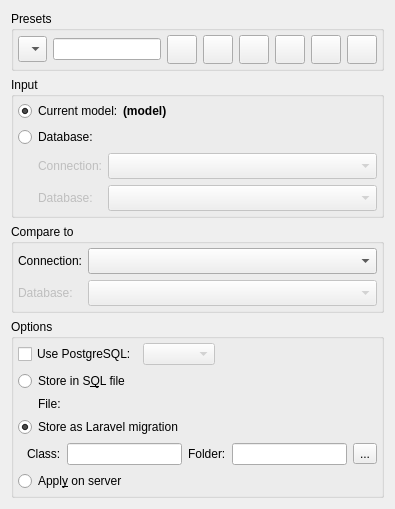
            <widget class="QWidget" name="layoutWidget">
             <layout class="QVBoxLayout" name="verticalLayout_6">
              <property name="spacing">
               <number>6</number>
              </property>
              <item>
               <widget class="QGroupBox" name="presets_gb">
                <property name="sizePolicy">
                 <sizepolicy hsizetype="Expanding" vsizetype="Preferred">
                  <horstretch>0</horstretch>
                  <verstretch>0</verstretch>
                 </sizepolicy>
                </property>
                <property name="minimumSize">
                 <size>
                  <width>0</width>
                  <height>0</height>
                 </size>
                </property>
                <property name="title">
                 <string>Presets</string>
                </property>
                <property name="flat">
                 <bool>false</bool>
                </property>
                <property name="checkable">
                 <bool>false</bool>
                </property>
                <layout class="QVBoxLayout" name="verticalLayout_8">
                 <property name="leftMargin">
                  <number>4</number>
                 </property>
                 <property name="topMargin">
                  <number>4</number>
                 </property>
                 <property name="rightMargin">
                  <number>4</number>
                 </property>
                 <property name="bottomMargin">
                  <number>4</number>
                 </property>
                 <item>
                  <layout class="QHBoxLayout" name="horizontalLayout_6">
                   <property name="spacing">
                    <number>6</number>
                   </property>
                   <item>
                    <widget class="QComboBox" name="presets_cmb">
                     <property name="sizePolicy">
                      <sizepolicy hsizetype="Preferred" vsizetype="Fixed">
                       <horstretch>0</horstretch>
                       <verstretch>0</verstretch>
                      </sizepolicy>
                     </property>
                     <property name="insertPolicy">
                      <enum>QComboBox::InsertAtBottom</enum>
                     </property>
                     <property name="sizeAdjustPolicy">
                      <enum>QComboBox::AdjustToMinimumContentsLengthWithIcon</enum>
                     </property>
                     <property name="iconSize">
                      <size>
                       <width>18</width>
                       <height>18</height>
                      </size>
                     </property>
                    </widget>
                   </item>
                   <item>
                    <widget class="QLineEdit" name="preset_name_edt"/>
                   </item>
                   <item>
                    <widget class="QToolButton" name="new_preset_tb">
                     <property name="enabled">
                      <bool>true</bool>
                     </property>
                     <property name="toolTip">
                      <string>Add new preset</string>
                     </property>
                     <property name="text">
                      <string/>
                     </property>
                     <property name="icon">
                      <iconset resource="../res/resources.qrc">
                       <normaloff>:/icones/icones/novo.png</normaloff>:/icones/icones/novo.png</iconset>
                     </property>
                     <property name="iconSize">
                      <size>
                       <width>22</width>
                       <height>22</height>
                      </size>
                     </property>
                     <property name="shortcut">
                      <string>Ins</string>
                     </property>
                    </widget>
                   </item>
                   <item>
                    <widget class="QToolButton" name="edit_preset_tb">
                     <property name="enabled">
                      <bool>true</bool>
                     </property>
                     <property name="toolTip">
                      <string>Edit preset name</string>
                     </property>
                     <property name="text">
                      <string/>
                     </property>
                     <property name="icon">
                      <iconset resource="../res/resources.qrc">
                       <normaloff>:/icones/icones/editar.png</normaloff>:/icones/icones/editar.png</iconset>
                     </property>
                     <property name="iconSize">
                      <size>
                       <width>22</width>
                       <height>22</height>
                      </size>
                     </property>
                     <property name="shortcut">
                      <string>Ctrl+E</string>
                     </property>
                    </widget>
                   </item>
                   <item>
                    <widget class="QToolButton" name="save_preset_tb">
                     <property name="enabled">
                      <bool>true</bool>
                     </property>
                     <property name="toolTip">
                      <string>Save preset</string>
                     </property>
                     <property name="text">
                      <string/>
                     </property>
                     <property name="icon">
                      <iconset resource="../res/resources.qrc">
                       <normaloff>:/icones/icones/salvar.png</normaloff>:/icones/icones/salvar.png</iconset>
                     </property>
                     <property name="iconSize">
                      <size>
                       <width>22</width>
                       <height>22</height>
                      </size>
                     </property>
                     <property name="shortcut">
                      <string>Ctrl+S</string>
                     </property>
                    </widget>
                   </item>
                   <item>
                    <widget class="QToolButton" name="cancel_preset_edit_tb">
                     <property name="enabled">
                      <bool>true</bool>
                     </property>
                     <property name="toolTip">
                      <string>Cancel operation on the preset</string>
                     </property>
                     <property name="text">
                      <string/>
                     </property>
                     <property name="icon">
                      <iconset resource="../res/resources.qrc">
                       <normaloff>:/icones/icones/fechar1.png</normaloff>:/icones/icones/fechar1.png</iconset>
                     </property>
                     <property name="iconSize">
                      <size>
                       <width>22</width>
                       <height>22</height>
                      </size>
                     </property>
                     <property name="shortcut">
                      <string>Esc</string>
                     </property>
                    </widget>
                   </item>
                   <item>
                    <widget class="QToolButton" name="remove_preset_tb">
                     <property name="enabled">
                      <bool>true</bool>
                     </property>
                     <property name="toolTip">
                      <string>Delete the selected preset</string>
                     </property>
                     <property name="text">
                      <string/>
                     </property>
                     <property name="icon">
                      <iconset resource="../res/resources.qrc">
                       <normaloff>:/icones/icones/excluir.png</normaloff>:/icones/icones/excluir.png</iconset>
                     </property>
                     <property name="iconSize">
                      <size>
                       <width>22</width>
                       <height>22</height>
                      </size>
                     </property>
                     <property name="shortcut">
                      <string>Del</string>
                     </property>
                    </widget>
                   </item>
                   <item>
                    <widget class="QToolButton" name="default_presets_tb">
                     <property name="enabled">
                      <bool>true</bool>
                     </property>
                     <property name="toolTip">
                      <string>Restore the default presets</string>
                     </property>
                     <property name="text">
                      <string/>
                     </property>
                     <property name="icon">
                      <iconset resource="../res/resources.qrc">
                       <normaloff>:/icones/icones/atualizar.png</normaloff>:/icones/icones/atualizar.png</iconset>
                     </property>
                     <property name="iconSize">
                      <size>
                       <width>22</width>
                       <height>22</height>
                      </size>
                     </property>
                     <property name="shortcut">
                      <string>Ctrl+R</string>
                     </property>
                    </widget>
                   </item>
                  </layout>
                 </item>
                </layout>
               </widget>
              </item>
              <item>
               <widget class="QGroupBox" name="groupBox_2">
                <property name="sizePolicy">
                 <sizepolicy hsizetype="Expanding" vsizetype="Preferred">
                  <horstretch>0</horstretch>
                  <verstretch>0</verstretch>
                 </sizepolicy>
                </property>
                <property name="minimumSize">
                 <size>
                  <width>0</width>
                  <height>0</height>
                 </size>
                </property>
                <property name="title">
                 <string>Input</string>
                </property>
                <property name="flat">
                 <bool>false</bool>
                </property>
                <property name="checkable">
                 <bool>false</bool>
                </property>
                <layout class="QVBoxLayout" name="verticalLayout_7">
                 <property name="leftMargin">
                  <number>4</number>
                 </property>
                 <property name="topMargin">
                  <number>4</number>
                 </property>
                 <property name="rightMargin">
                  <number>4</number>
                 </property>
                 <property name="bottomMargin">
                  <number>4</number>
                 </property>
                 <item>
                  <layout class="QHBoxLayout" name="horizontalLayout_3">
                   <property name="spacing">
                    <number>0</number>
                   </property>
                   <item>
                    <widget class="QRadioButton" name="src_model_rb">
                     <property name="sizePolicy">
                      <sizepolicy hsizetype="Preferred" vsizetype="Fixed">
                       <horstretch>0</horstretch>
                       <verstretch>0</verstretch>
                      </sizepolicy>
                     </property>
                     <property name="text">
                      <string>Current model:</string>
                     </property>
                     <property name="checked">
                      <bool>true</bool>
                     </property>
                    </widget>
                   </item>
                   <item>
                    <widget class="QLabel" name="src_model_name_lbl">
                     <property name="sizePolicy">
                      <sizepolicy hsizetype="Expanding" vsizetype="Preferred">
                       <horstretch>0</horstretch>
                       <verstretch>0</verstretch>
                      </sizepolicy>
                     </property>
                     <property name="font">
                      <font>
                       <weight>75</weight>
                       <italic>false</italic>
                       <bold>true</bold>
                      </font>
                     </property>
                     <property name="text">
                      <string>(model)</string>
                     </property>
                     <property name="textInteractionFlags">
                      <set>Qt::TextSelectableByKeyboard|Qt::TextSelectableByMouse</set>
                     </property>
                    </widget>
                   </item>
                  </layout>
                 </item>
                 <item>
                  <widget class="QRadioButton" name="src_database_rb">
                   <property name="minimumSize">
                    <size>
                     <width>0</width>
                     <height>0</height>
                    </size>
                   </property>
                   <property name="text">
                    <string>Database:</string>
                   </property>
                  </widget>
                 </item>
                 <item>
                  <widget class="QWidget" name="src_database_wgt" native="true">
                   <property name="enabled">
                    <bool>false</bool>
                   </property>
                   <property name="minimumSize">
                    <size>
                     <width>50</width>
                     <height>30</height>
                    </size>
                   </property>
                   <layout class="QGridLayout" name="gridLayout_13">
                    <property name="leftMargin">
                     <number>20</number>
                    </property>
                    <property name="topMargin">
                     <number>0</number>
                    </property>
                    <property name="rightMargin">
                     <number>0</number>
                    </property>
                    <property name="bottomMargin">
                     <number>0</number>
                    </property>
                    <item row="0" column="0">
                     <widget class="QLabel" name="src_connection_lbl">
                      <property name="enabled">
                       <bool>false</bool>
                      </property>
                      <property name="text">
                       <string>Connection:</string>
                      </property>
                     </widget>
                    </item>
                    <item row="0" column="1">
                     <widget class="QComboBox" name="src_connections_cmb">
                      <property name="enabled">
                       <bool>false</bool>
                      </property>
                      <property name="sizePolicy">
                       <sizepolicy hsizetype="Expanding" vsizetype="Fixed">
                        <horstretch>0</horstretch>
                        <verstretch>0</verstretch>
                       </sizepolicy>
                      </property>
                      <property name="sizeAdjustPolicy">
                       <enum>QComboBox::AdjustToMinimumContentsLengthWithIcon</enum>
                      </property>
                      <property name="iconSize">
                       <size>
                        <width>18</width>
                        <height>18</height>
                       </size>
                      </property>
                     </widget>
                    </item>
                    <item row="1" column="0">
                     <widget class="QLabel" name="src_database_lbl">
                      <property name="enabled">
                       <bool>false</bool>
                      </property>
                      <property name="sizePolicy">
                       <sizepolicy hsizetype="Minimum" vsizetype="Preferred">
                        <horstretch>0</horstretch>
                        <verstretch>0</verstretch>
                       </sizepolicy>
                      </property>
                      <property name="text">
                       <string>Database:</string>
                      </property>
                      <property name="indent">
                       <number>-1</number>
                      </property>
                     </widget>
                    </item>
                    <item row="1" column="1">
                     <widget class="QComboBox" name="src_database_cmb">
                      <property name="enabled">
                       <bool>false</bool>
                      </property>
                      <property name="sizePolicy">
                       <sizepolicy hsizetype="Expanding" vsizetype="Fixed">
                        <horstretch>0</horstretch>
                        <verstretch>0</verstretch>
                       </sizepolicy>
                      </property>
                      <property name="sizeAdjustPolicy">
                       <enum>QComboBox::AdjustToMinimumContentsLengthWithIcon</enum>
                      </property>
                      <property name="iconSize">
                       <size>
                        <width>18</width>
                        <height>18</height>
                       </size>
                      </property>
                     </widget>
                    </item>
                   </layout>
                  </widget>
                 </item>
                </layout>
               </widget>
              </item>
              <item>
               <widget class="QGroupBox" name="groupBox">
                <property name="sizePolicy">
                 <sizepolicy hsizetype="Expanding" vsizetype="Preferred">
                  <horstretch>0</horstretch>
                  <verstretch>0</verstretch>
                 </sizepolicy>
                </property>
                <property name="minimumSize">
                 <size>
                  <width>0</width>
                  <height>0</height>
                 </size>
                </property>
                <property name="title">
                 <string>Compare to</string>
                </property>
                <layout class="QGridLayout" name="gridLayout_11">
                 <property name="leftMargin">
                  <number>4</number>
                 </property>
                 <property name="topMargin">
                  <number>4</number>
                 </property>
                 <property name="rightMargin">
                  <number>4</number>
                 </property>
                 <property name="bottomMargin">
                  <number>4</number>
                 </property>
                 <property name="horizontalSpacing">
                  <number>6</number>
                 </property>
                 <item row="0" column="0">
                  <widget class="QLabel" name="connection_lbl">
                   <property name="text">
                    <string>Connection:</string>
                   </property>
                  </widget>
                 </item>
                 <item row="0" column="1">
                  <widget class="QComboBox" name="connections_cmb">
                   <property name="sizePolicy">
                    <sizepolicy hsizetype="Expanding" vsizetype="Fixed">
                     <horstretch>0</horstretch>
                     <verstretch>0</verstretch>
                    </sizepolicy>
                   </property>
                   <property name="sizeAdjustPolicy">
                    <enum>QComboBox::AdjustToMinimumContentsLengthWithIcon</enum>
                   </property>
                   <property name="iconSize">
                    <size>
                     <width>18</width>
                     <height>18</height>
                    </size>
                   </property>
                  </widget>
                 </item>
                 <item row="1" column="0">
                  <widget class="QLabel" name="database_lbl">
                   <property name="enabled">
                    <bool>false</bool>
                   </property>
                   <property name="sizePolicy">
                    <sizepolicy hsizetype="Minimum" vsizetype="Preferred">
                     <horstretch>0</horstretch>
                     <verstretch>0</verstretch>
                    </sizepolicy>
                   </property>
                   <property name="text">
                    <string>Database:</string>
                   </property>
                   <property name="indent">
                    <number>-1</number>
                   </property>
                  </widget>
                 </item>
                 <item row="1" column="1">
                  <widget class="QComboBox" name="database_cmb">
                   <property name="enabled">
                    <bool>false</bool>
                   </property>
                   <property name="sizePolicy">
                    <sizepolicy hsizetype="Expanding" vsizetype="Fixed">
                     <horstretch>0</horstretch>
                     <verstretch>0</verstretch>
                    </sizepolicy>
                   </property>
                   <property name="sizeAdjustPolicy">
                    <enum>QComboBox::AdjustToMinimumContentsLengthWithIcon</enum>
                   </property>
                   <property name="iconSize">
                    <size>
                     <width>18</width>
                     <height>18</height>
                    </size>
                   </property>
                  </widget>
                 </item>
                </layout>
               </widget>
              </item>
              <item>
               <widget class="QGroupBox" name="groupBox_3">
                <property name="sizePolicy">
                 <sizepolicy hsizetype="Expanding" vsizetype="Preferred">
                  <horstretch>0</horstretch>
                  <verstretch>0</verstretch>
                 </sizepolicy>
                </property>
                <property name="title">
                 <string>Options</string>
                </property>
                <layout class="QVBoxLayout" name="verticalLayout">
                 <property name="spacing">
                  <number>6</number>
                 </property>
                 <property name="leftMargin">
                  <number>4</number>
                 </property>
                 <property name="topMargin">
                  <number>4</number>
                 </property>
                 <property name="rightMargin">
                  <number>4</number>
                 </property>
                 <property name="bottomMargin">
                  <number>4</number>
                 </property>
                 <item>
                  <layout class="QHBoxLayout" name="horizontalLayout_17">
                   <property name="spacing">
                    <number>6</number>
                   </property>
                   <item>
                    <widget class="QCheckBox" name="pgsql_ver_chk">
                     <property name="toolTip">
                      <string>&lt;p&gt;Override the PostgreSQL version when generating the diff code. The default is to use the same version as the input database (detected automatically).&lt;/p&gt;</string>
                     </property>
                     <property name="statusTip">
                      <string/>
                     </property>
                     <property name="text">
                      <string>Use PostgreSQL:</string>
                     </property>
                    </widget>
                   </item>
                   <item>
                    <widget class="QComboBox" name="pgsql_ver_cmb">
                     <property name="enabled">
                      <bool>false</bool>
                     </property>
                     <property name="statusTip">
                      <string/>
                     </property>
                    </widget>
                   </item>
                   <item>
                    <spacer name="horizontalSpacer_4">
                     <property name="orientation">
                      <enum>Qt::Horizontal</enum>
                     </property>
                     <property name="sizeHint" stdset="0">
                      <size>
                       <width>40</width>
                       <height>20</height>
                      </size>
                     </property>
                    </spacer>
                   </item>
                  </layout>
                 </item>
                 <item>
                  <layout class="QHBoxLayout" name="horizontalLayout_7">
                   <property name="spacing">
                    <number>6</number>
                   </property>
                   <item>
                    <widget class="QRadioButton" name="store_in_file_rb">
                     <property name="sizePolicy">
                      <sizepolicy hsizetype="Fixed" vsizetype="Fixed">
                       <horstretch>0</horstretch>
                       <verstretch>0</verstretch>
                      </sizepolicy>
                     </property>
                     <property name="minimumSize">
                      <size>
                       <width>125</width>
                       <height>0</height>
                      </size>
                     </property>
                     <property name="toolTip">
                      <string>&lt;p&gt;Compares the model and the input database storing the diff in a SQL file for later usage.&lt;/p&gt;</string>
                     </property>
                     <property name="statusTip">
                      <string/>
                     </property>
                     <property name="text">
                      <string>Store in S&amp;QL file</string>
                     </property>
                     <property name="checked">
                      <bool>false</bool>
                     </property>
                    </widget>
                   </item>
                   <item>
                    <spacer name="horizontalSpacer_2">
                     <property name="orientation">
                      <enum>Qt::Horizontal</enum>
                     </property>
                     <property name="sizeHint" stdset="0">
                      <size>
                       <width>40</width>
                       <height>20</height>
                      </size>
                     </property>
                    </spacer>
                   </item>
                  </layout>
                 </item>
                 <item>
                  <widget class="QWidget" name="store_in_file_wgt" native="true">
                   <property name="enabled">
                    <bool>true</bool>
                   </property>
                   <property name="sizePolicy">
                    <sizepolicy hsizetype="Preferred" vsizetype="Fixed">
                     <horstretch>0</horstretch>
                     <verstretch>0</verstretch>
                    </sizepolicy>
                   </property>
                   <layout class="QGridLayout" name="store_in_file_grid">
                    <property name="leftMargin">
                     <number>20</number>
                    </property>
                    <property name="topMargin">
                     <number>0</number>
                    </property>
                    <property name="rightMargin">
                     <number>0</number>
                    </property>
                    <property name="bottomMargin">
                     <number>0</number>
                    </property>
                    <item row="0" column="0">
                     <widget class="QLabel" name="file_lbl">
                      <property name="enabled">
                       <bool>true</bool>
                      </property>
                      <property name="sizePolicy">
                       <sizepolicy hsizetype="Preferred" vsizetype="Fixed">
                        <horstretch>0</horstretch>
                        <verstretch>0</verstretch>
                       </sizepolicy>
                      </property>
                      <property name="minimumSize">
                       <size>
                        <width>0</width>
                        <height>0</height>
                       </size>
                      </property>
                      <property name="text">
                       <string>File:</string>
                      </property>
                     </widget>
                    </item>
                   </layout>
                  </widget>
                 </item>
                 <item>
                  <layout class="QHBoxLayout" name="horizontalLayout_2">
                   <item>
                    <widget class="QRadioButton" name="store_as_migration_rb">
                     <property name="statusTip">
                      <string>Compares input vs Compare to and outputs a Laravel migration file.</string>
                     </property>
                     <property name="text">
                      <string>Store as Laravel migration</string>
                     </property>
                     <property name="checked">
                      <bool>true</bool>
                     </property>
                    </widget>
                   </item>
                   <item>
                    <spacer name="horizontalSpacer_9">
                     <property name="orientation">
                      <enum>Qt::Horizontal</enum>
                     </property>
                     <property name="sizeHint" stdset="0">
                      <size>
                       <width>40</width>
                       <height>20</height>
                      </size>
                     </property>
                    </spacer>
                   </item>
                  </layout>
                 </item>
                 <item>
                  <layout class="QHBoxLayout" name="store_as_migration_wgt">
                   <property name="leftMargin">
                    <number>9</number>
                   </property>
                   <item>
                    <widget class="QLabel" name="label_2">
                     <property name="sizePolicy">
                      <sizepolicy hsizetype="Preferred" vsizetype="Fixed">
                       <horstretch>0</horstretch>
                       <verstretch>0</verstretch>
                      </sizepolicy>
                     </property>
                     <property name="statusTip">
                      <string>Class name in Camel Case</string>
                     </property>
                     <property name="text">
                      <string>Class:</string>
                     </property>
                    </widget>
                   </item>
                   <item>
                    <widget class="QLineEdit" name="migration_class_edt"/>
                   </item>
                   <item>
                    <widget class="QLabel" name="label_4">
                     <property name="text">
                      <string>Folder:</string>
                     </property>
                    </widget>
                   </item>
                   <item>
                    <widget class="QLineEdit" name="migration_folder_edt"/>
                   </item>
                   <item>
                    <widget class="QToolButton" name="select_migration_file_tb">
                     <property name="acceptDrops">
                      <bool>false</bool>
                     </property>
                     <property name="toolTip">
                      <string>Select Laravel migration File</string>
                     </property>
                     <property name="text">
                      <string>...</string>
                     </property>
                    </widget>
                   </item>
                  </layout>
                 </item>
                 <item>
                  <layout class="QHBoxLayout" name="horizontalLayout_8">
                   <property name="spacing">
                    <number>6</number>
                   </property>
                   <item>
                    <widget class="QRadioButton" name="apply_on_server_rb">
                     <property name="enabled">
                      <bool>true</bool>
                     </property>
                     <property name="sizePolicy">
                      <sizepolicy hsizetype="Fixed" vsizetype="Fixed">
                       <horstretch>0</horstretch>
                       <verstretch>0</verstretch>
                      </sizepolicy>
                     </property>
                     <property name="minimumSize">
                      <size>
                       <width>125</width>
                       <height>0</height>
                      </size>
                     </property>
                     <property name="toolTip">
                      <string>&lt;p&gt;Compares the model and the input database generating a diff and applying it directly to the latter. &lt;strong&gt;WARNING:&lt;/strong&gt; this mode causes irreversible changes on the database and in case of failure the original structure is not restored, so make sure to have a backup before proceed.&lt;/p&gt;</string>
                     </property>
                     <property name="statusTip">
                      <string/>
                     </property>
                     <property name="text">
                      <string>Appl&amp;y on server</string>
                     </property>
                     <property name="checked">
                      <bool>false</bool>
                     </property>
                    </widget>
                   </item>
                   <item>
                    <spacer name="horizontalSpacer_3">
                     <property name="orientation">
                      <enum>Qt::Horizontal</enum>
                     </property>
                     <property name="sizeHint" stdset="0">
                      <size>
                       <width>40</width>
                       <height>20</height>
                      </size>
                     </property>
                    </spacer>
                   </item>
                  </layout>
                 </item>
                </layout>
               </widget>
              </item>
              <item>
               <spacer name="verticalSpacer_2">
                <property name="orientation">
                 <enum>Qt::Vertical</enum>
                </property>
                <property name="sizeHint" stdset="0">
                 <size>
                  <width>0</width>
                  <height>0</height>
                 </size>
                </property>
               </spacer>
              </item>
             </layout>
            </widget>
